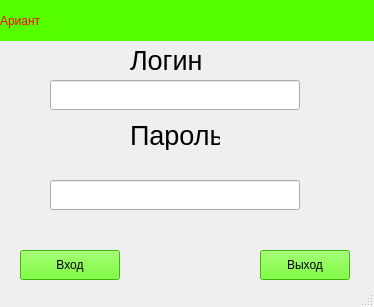
<?xml version="1.0" encoding="UTF-8"?>
<ui version="4.0">
 <class>MainWindow</class>
 <widget class="QMainWindow" name="MainWindow">
  <property name="geometry">
   <rect>
    <x>0</x>
    <y>0</y>
    <width>374</width>
    <height>307</height>
   </rect>
  </property>
  <property name="windowTitle">
   <string>Авторизация</string>
  </property>
  <property name="styleSheet">
   <string notr="true"/>
  </property>
  <widget class="QWidget" name="centralwidget">
   <widget class="QPushButton" name="pb_auth">
    <property name="geometry">
     <rect>
      <x>20</x>
      <y>250</y>
      <width>100</width>
      <height>30</height>
     </rect>
    </property>
    <property name="styleSheet">
     <string notr="true">background-color: rgb(85, 255, 0);</string>
    </property>
    <property name="text">
     <string>Вход</string>
    </property>
   </widget>
   <widget class="QPushButton" name="pb_exit">
    <property name="geometry">
     <rect>
      <x>260</x>
      <y>250</y>
      <width>90</width>
      <height>30</height>
     </rect>
    </property>
    <property name="styleSheet">
     <string notr="true">
background-color: rgb(85, 255, 0);</string>
    </property>
    <property name="text">
     <string>Выход</string>
    </property>
   </widget>
   <widget class="QLabel" name="label">
    <property name="geometry">
     <rect>
      <x>130</x>
      <y>50</y>
      <width>80</width>
      <height>20</height>
     </rect>
    </property>
    <property name="font">
     <font>
      <pointsize>20</pointsize>
     </font>
    </property>
    <property name="styleSheet">
     <string notr="true"/>
    </property>
    <property name="text">
     <string>Логин</string>
    </property>
   </widget>
   <widget class="QLabel" name="label_2">
    <property name="geometry">
     <rect>
      <x>130</x>
      <y>120</y>
      <width>90</width>
      <height>30</height>
     </rect>
    </property>
    <property name="font">
     <font>
      <pointsize>20</pointsize>
     </font>
    </property>
    <property name="styleSheet">
     <string notr="true"/>
    </property>
    <property name="text">
     <string>Пароль</string>
    </property>
   </widget>
   <widget class="QLineEdit" name="lineEdit_log">
    <property name="geometry">
     <rect>
      <x>50</x>
      <y>80</y>
      <width>250</width>
      <height>30</height>
     </rect>
    </property>
   </widget>
   <widget class="QLineEdit" name="lineEdit_psw">
    <property name="geometry">
     <rect>
      <x>50</x>
      <y>180</y>
      <width>250</width>
      <height>30</height>
     </rect>
    </property>
   </widget>
   <widget class="QLabel" name="label_3">
    <property name="geometry">
     <rect>
      <x>0</x>
      <y>0</y>
      <width>381</width>
      <height>41</height>
     </rect>
    </property>
    <property name="styleSheet">
     <string notr="true">background-color: rgb(85, 255, 0);
color: rgb(255, 0, 0);</string>
    </property>
    <property name="text">
     <string>Ариант</string>
    </property>
   </widget>
   <zorder>label_3</zorder>
   <zorder>pb_auth</zorder>
   <zorder>pb_exit</zorder>
   <zorder>label</zorder>
   <zorder>label_2</zorder>
   <zorder>lineEdit_log</zorder>
   <zorder>lineEdit_psw</zorder>
  </widget>
  <widget class="QStatusBar" name="statusbar"/>
 </widget>
 <resources/>
 <connections/>
</ui>
